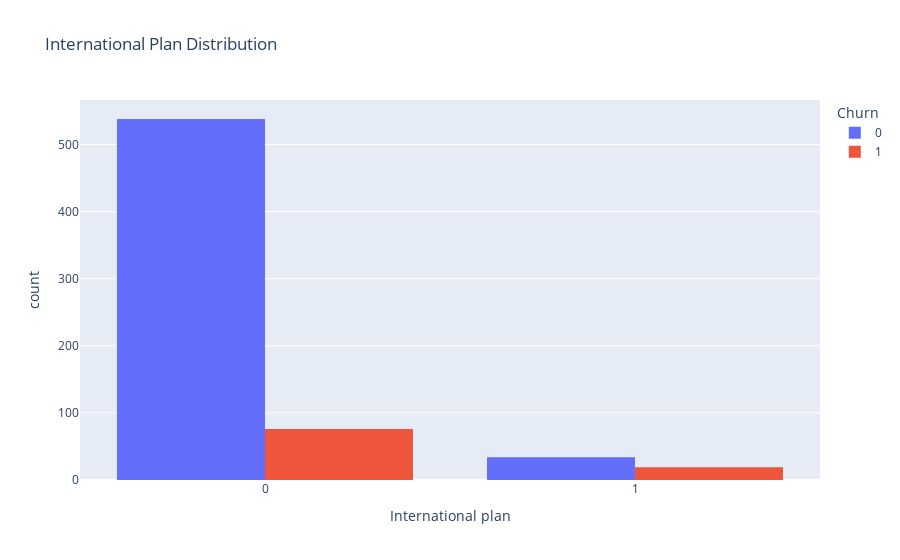

Write notebook code for a chart like this one.
### Code cell
fig = px.histogram(df, x = 'International plan',
                   color = 'Churn',
                   title='International Plan Distribution',
                  barmode='group')
fig.show()

### Figure 1 — Plotly figure (JSON) as saved in the notebook; plotly's stock layout.template omitted (floating-point values rounded to 4 significant figures; data arrays with more than 128 entries replaced by an {"elided": "..."} marker saying what was removed)
{"data": [{"alignmentgroup": "True", "bingroup": "x", "hovertemplate": "Churn=0<br>International plan=%{x}<br>count=%{y}<extra></extra>", "legendgroup": "0", "marker": {"color": "#636efa", "pattern": {"shape": ""}}, "name": "0", "offsetgroup": "0", "orientation": "v", "showlegend": true, "type": "histogram", "x": {"elided": "572 int values"}, "xaxis": "x", "yaxis": "y"}, {"alignmentgroup": "True", "bingroup": "x", "hovertemplate": "Churn=1<br>International plan=%{x}<br>count=%{y}<extra></extra>", "legendgroup": "1", "marker": {"color": "#EF553B", "pattern": {"shape": ""}}, "name": "1", "offsetgroup": "1", "orientation": "v", "showlegend": true, "type": "histogram", "x": [0, 0, 0, 0, 0, 0, 0, 1, 0, 0, 0, 0, 0, 0, 1, 0, 1, 1, 0, 1, 1, 0, 0, 1, 0, 0, 1, 0, 1, 1, 0, 1, 0, 0, 0, 0, 0, 1, 0, 0, 0, 0, 0, 0, 1, 0, 1, 0, 0, 0, 0, 0, 0, 0, 0, 0, 0, 0, 0, 0, 0, 0, 0, 0, 1, 0, 0, 1, 0, 0, 1, 0, 0, 1, 0, 0, 0, 0, 0, 0, 0, 0, 0, 0, 0, 0, 0, 0, 1, 0, 0, 0, 0, 0, 0], "xaxis": "x", "yaxis": "y"}], "layout": {"barmode": "group", "legend": {"title": {"text": "Churn"}, "tracegroupgap": 0}, "title": {"text": "International Plan Distribution"}, "xaxis": {"anchor": "y", "domain": [0, 1], "title": {"text": "International plan"}}, "yaxis": {"anchor": "x", "domain": [0, 1], "title": {"text": "count"}}}}
